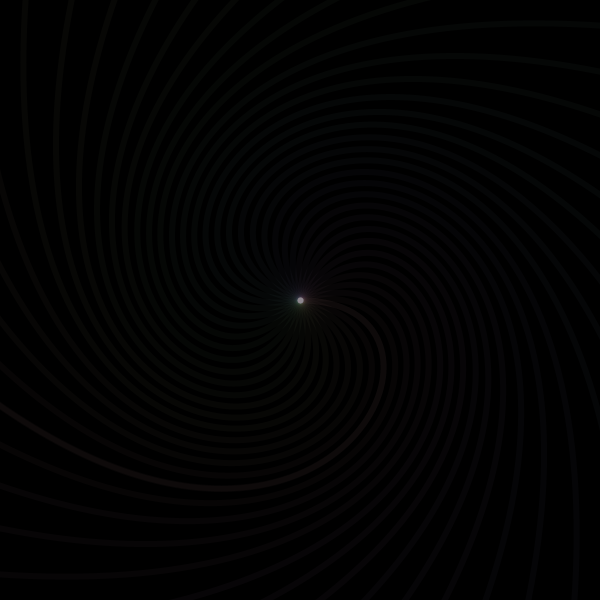
Frame 1 (no input)
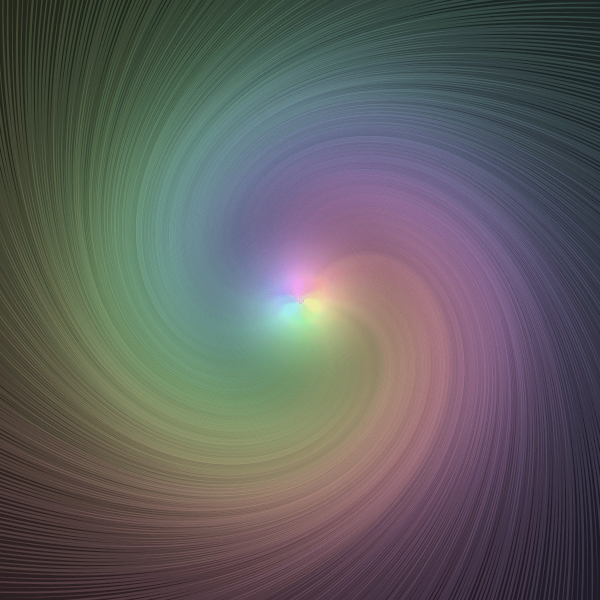
Frame 60 (the mouse pressed at the canvas centre just before this capture)
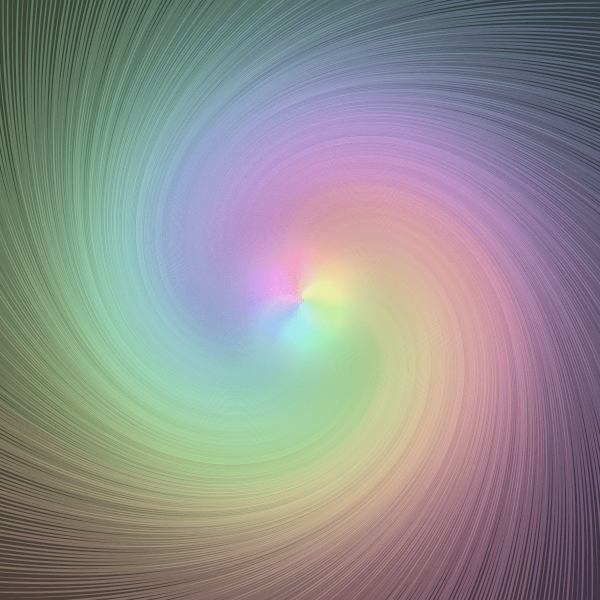
Frame 120 (the mouse held since frame 60 and released just before this capture)

The Processing sketch that drew these frames (run headless with seeded random() and noise(); from frame 60 on, the mouse is pressed at the canvas centre):

// Processing sketch: processing_2652
// ── processing_2652.pde

int turn = 0;
float radius = 0;
int cenX,cenY = 0;
  
void setup() {
  size(600,600); 
  background(0);
  noFill();
  colorMode(HSB,360);
  strokeWeight(6);
  smooth();
}

void draw() {
  //background(0);
  radius = (width / 2) * sqrt(2);
  cenX = width / 2;
  cenY = height / 2;

  for (int d = 0; d <= 360; d+=10) {
    float r = radians(d - turn);
    stroke(d,100,360,10);
    bezier(cenX, cenY, cenX + radius / 2 * cos(r), cenY + radius / 2 * sin(r) , cenX + radius * cos(r + HALF_PI), cenY + radius * sin(r + HALF_PI), cenX + radius * cos(r + PI), cenY + radius * sin(r + PI));   
  }
 
  turn++;
}
